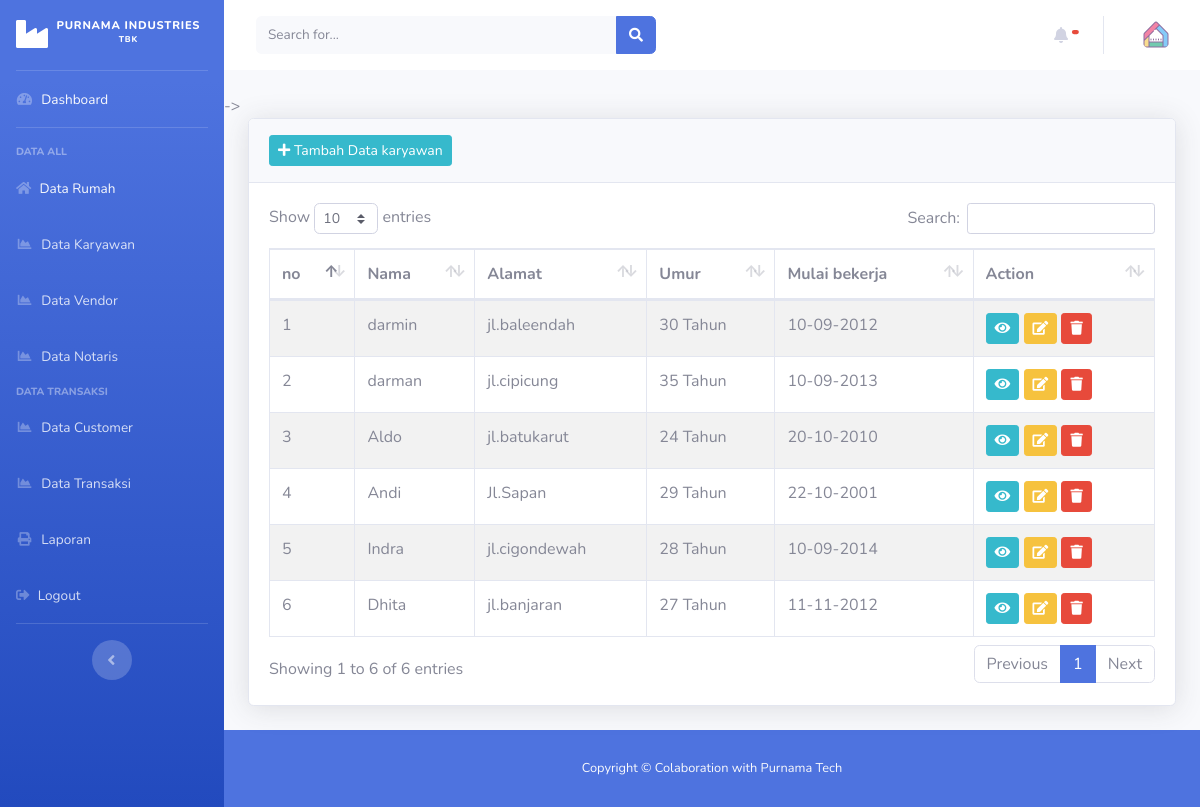
The page /index.php/admin/data_karyawan on the database its author committed.
### tables this page shows
CREATE TABLE `karyawan` (
  `id_karyawan` int(20) NOT NULL,
  `nama` varchar(20) NOT NULL,
  `jabatan` varchar(20) NOT NULL,
  `alamat` varchar(20) NOT NULL,
  `umur` varchar(20) NOT NULL,
  `mulai_bekerja` varchar(20) NOT NULL
);

### application/controllers/admin/data_karyawan.php (called while the page is built, shortened)
<?php
class Data_karyawan extends CI_Controller
{
    public function index()
    {
        $data['karyawan'] = $this->kpr_model->get_data('karyawan')->result();
        $this->load->view('templates_admin/header');
        $this->load->view('templates_admin/sidebar');
        $this->load->view('admin/data_karyawan', $data);
        $this->load->view('templates_admin/footer');
    }
}

### index.php (called while the page is built, shortened)
<?php
require_once BASEPATH.'core/CodeIgniter.php';

### application/models/kpr_model.php (called while the page is built, shortened)
<?php
class Kpr_model extends CI_Model
{
    public function get_data($table)
    {
        return $this->db->get($table);
    }
}

### application/views/admin/data_karyawan.php (the view, shortened to what this page needs)
<div class="container-fluid">
    <div class="card shadow mb-4">
        <div class="card-header py-3">
            <a href=" <?= base_url('admin/data_karyawan/tambah_customer') ?> " class="btn btn-info btn-sm"> <i class="fas fa-plus"></i> Tambah Data karyawan</a>
        </div>
        <div class="card-body">
            <div class="table-responsive">
                <table class="table table-bordered table-hover table-striped" id="dataTable" width="100%" cellspacing="0">
                    <thead>
                        <tr>
                            <th>no</th>
                            <th>Nama</th>
                            <th>Alamat</th>
                            <th>Umur</t>
                            <th>Mulai bekerja</th>
                            <th>Action</>
                        </tr>
                    </thead>
                    <tbody>
                        <?php
                        $no = 1;
                        foreach ($karyawan as $kr) : ?>
                            <tr>
                                <td><?= $no++ ?></td>
                                <td><?= $kr->nama ?></td>
                                <td><?= $kr->alamat ?></td>
                                <td><?= $kr->umur ?> Tahun</td>
                                <td><?= $kr->mulai_bekerja ?></td>
                                <td> <a href=" <?= base_url('admin/data_karyawan/detail_karyawan/') . $kr->id_karyawan ?> " class="btn btn-info btn-sm "> <i class="fas fa-eye"></i></a>
                                    <a href=" <?= base_url('admin/data_karyawan/update_karyawan/') . $kr->id_karyawan ?>
                                    " class="btn btn-warning btn-sm"> <i class="fas fa-edit"></i></a>
                                    <a href=" <?= base_url('admin/data_karyawan/hapus_karyawan/') . $kr->id_karyawan ?> " class="btn btn-danger btn-sm tombol-hapus" id="tombol-hapus"> <i class="fas fa-trash"></i></a>
                                </td>
                            </tr>
                        <?php endforeach ?>
                    </tbody>
                </table>
            </div>
        </div>
    </div>
</div>

### rows shown on the page
karyawan: nama "darmin", alamat "jl.baleendah", umur "30", mulai_bekerja "10-09-2012"
karyawan: nama "darman", alamat "jl.cipicung", umur "35", mulai_bekerja "10-09-2013"
karyawan: nama "Aldo", alamat "jl.batukarut", umur "24", mulai_bekerja "20-10-2010"
karyawan: nama "Andi", alamat "Jl.Sapan", umur "29", mulai_bekerja "22-10-2001"
karyawan: nama "Indra", alamat "jl.cigondewah", umur "28", mulai_bekerja "10-09-2014"
karyawan: nama "Dhita", alamat "jl.banjaran", umur "27", mulai_bekerja "11-11-2012"
